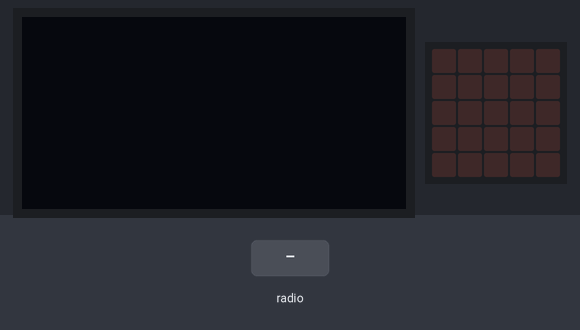
Bench run of a program on a simulated BBC micro:bit running MicroPython. Shown: 128×64 one-colour display, the board's 5×5 LED display. The inputs (shaded band) are chosen by the test bench.

Above: at 1.2 s.
1.3 s: radio message "e" arrives
At 1.9 s:
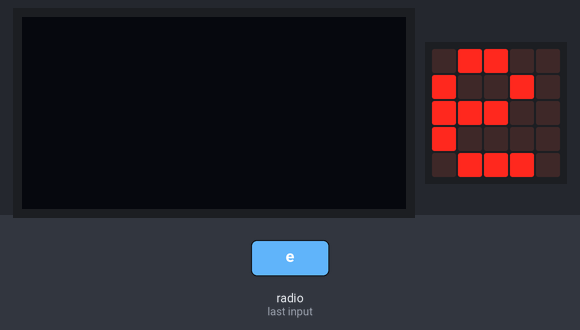
2.9 s: radio message "1" arrives
At 4.1 s:
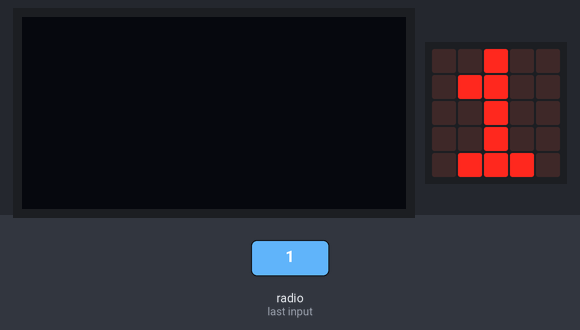
4.4 s: radio message "50" arrives
At 5.8 s:
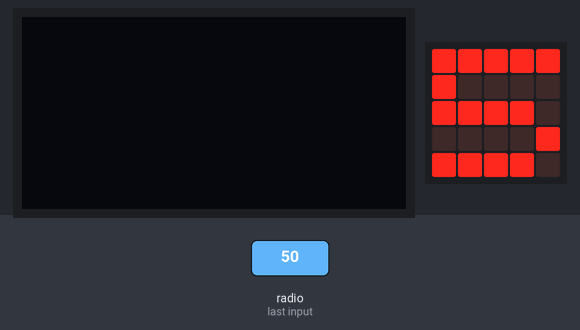
Timing chart, 0 to 7.4 s (numbered marks = the images above; inputs shaded):
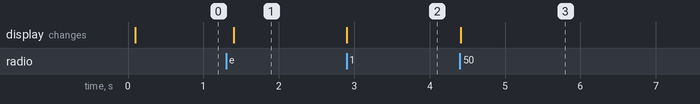

Measured:
- after the input at 1.3 s, the display: changes after 0.10 s (image 1)
- after the input at 2.9 s, the display: changes at once (image 2)
- after the input at 4.4 s, the display: changes at once (image 3)

The program:

no2-read.py
```python
from microbit import *
from ssd1306 import initialize,clear_oled
from ssd1306_text import add_text
import radio
initialize()
clear_oled()
radio.on()
radio.config(channel = 40)
radio.config(power = 7)
dat = ""
data = ""
msg = ""
while 1:
    data = radio.receive()
    if data != None:
        if data == "e":
            clear_oled()
        else:
            dat = list(data)
            msg = data.split(dat[0])
            add_text(0,int(dat[0]),msg[1])
        display.show(data[0])
    sleep(10)
```
